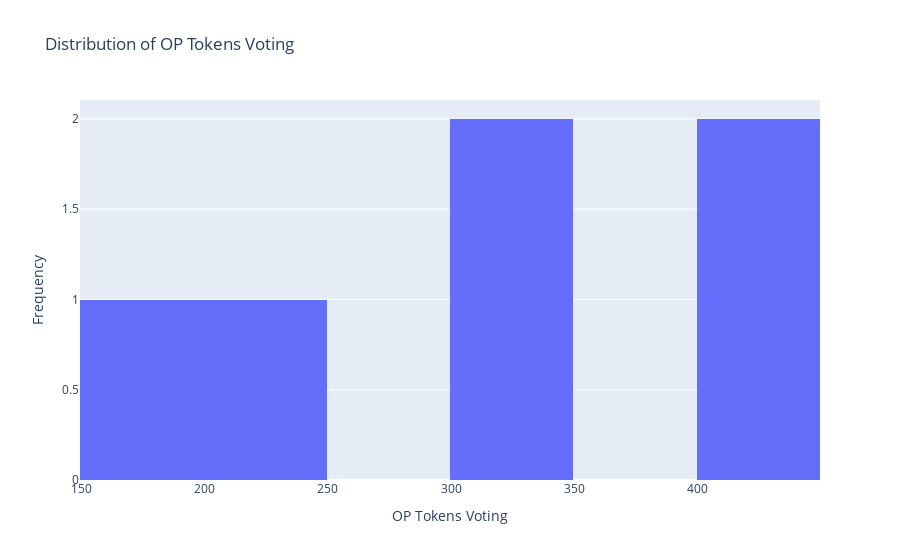

The code cell stored with this chart in its notebook:
### Code cell
import pandas as pd
import matplotlib.pyplot as plt
import plotly.express as px

# Analysis 1: Top Performing ENS Names based on Total Votes
top_ens_names = filtered_ens_data.sort_values('totalVotes', ascending=False)['ensName'].head(10)
print("Top Performing ENS Names based on Total Votes:")
print(top_ens_names)

# Analysis 2: Distribution of OP Tokens Voting
fig = px.histogram(filtered_ens_data, x='op_tokens_voting', nbins=10, title='Distribution of OP Tokens Voting')
fig.update_layout(xaxis_title='OP Tokens Voting', yaxis_title='Frequency')
fig.show()

# Analysis 3: Correlation between Total Votes and Total Proposal Interaction
correlation = filtered_ens_data['totalVotes'].corr(filtered_ens_data['totalProposalInteraction'])
print("Correlation between Total Votes and Total Proposal Interaction:")
print(correlation)

# Analysis 4: Most Active ENS Names based on Total Proposal Interaction
active_ens_names = filtered_ens_data.sort_values('totalProposalInteraction', ascending=False)['ensName'].head(10)
print("Most Active ENS Names based on Total Proposal Interaction:")
print(active_ens_names)

# Analysis 5: Average Votes per ENS Name
average_votes_per_ens = filtered_ens_data.groupby('ensName')['totalVotes'].mean()
print("Average Votes per ENS Name:")
print(average_votes_per_ens)

### Figure 1 — Plotly figure (JSON) as saved in the notebook; plotly's stock layout.template omitted (floating-point values rounded to 4 significant figures)
{"data": [{"alignmentgroup": "True", "bingroup": "x", "hovertemplate": "op_tokens_voting=%{x}<br>count=%{y}<extra></extra>", "legendgroup": "", "marker": {"color": "#636efa", "pattern": {"shape": ""}}, "name": "", "nbinsx": 10, "offsetgroup": "", "orientation": "v", "showlegend": false, "type": "histogram", "x": [197, 329, 216, 405, 338, 432], "xaxis": "x", "yaxis": "y"}], "layout": {"barmode": "relative", "legend": {"tracegroupgap": 0}, "title": {"text": "Distribution of OP Tokens Voting"}, "xaxis": {"anchor": "y", "domain": [0, 1], "title": {"text": "OP Tokens Voting"}}, "yaxis": {"anchor": "x", "domain": [0, 1], "title": {"text": "Frequency"}}}}
